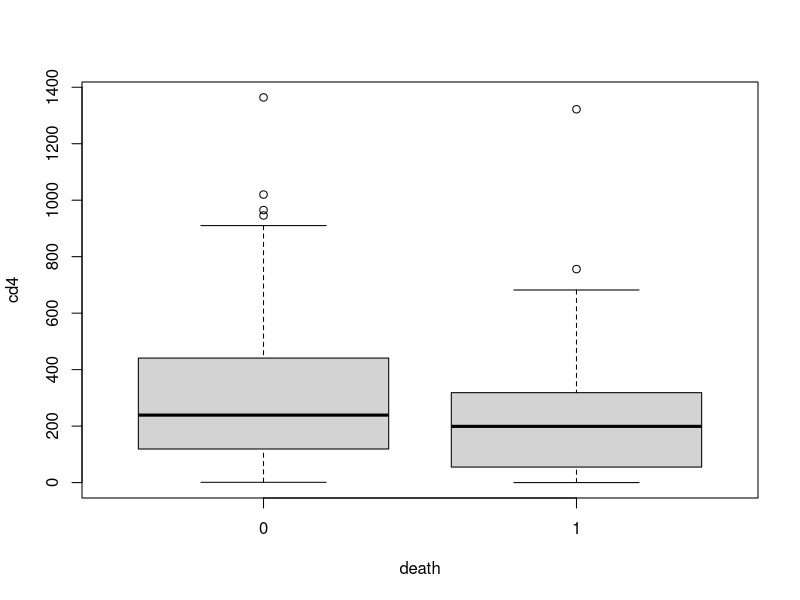
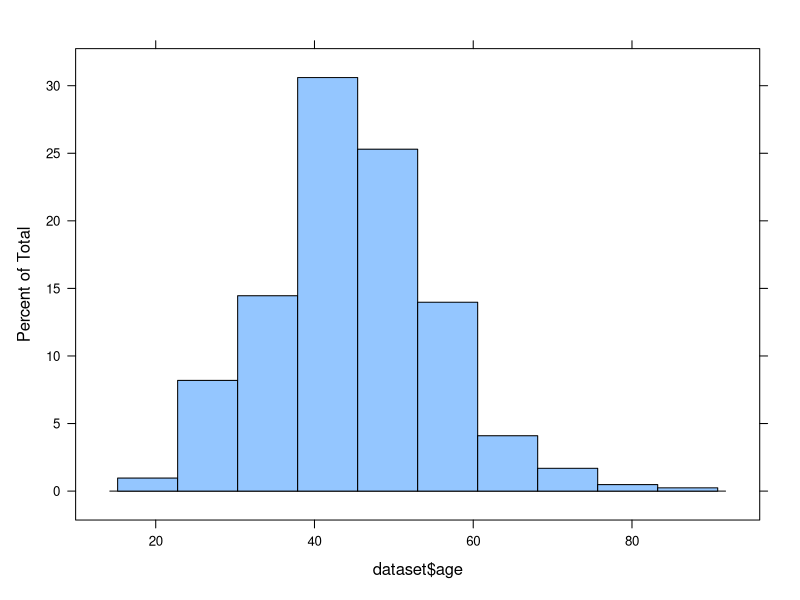
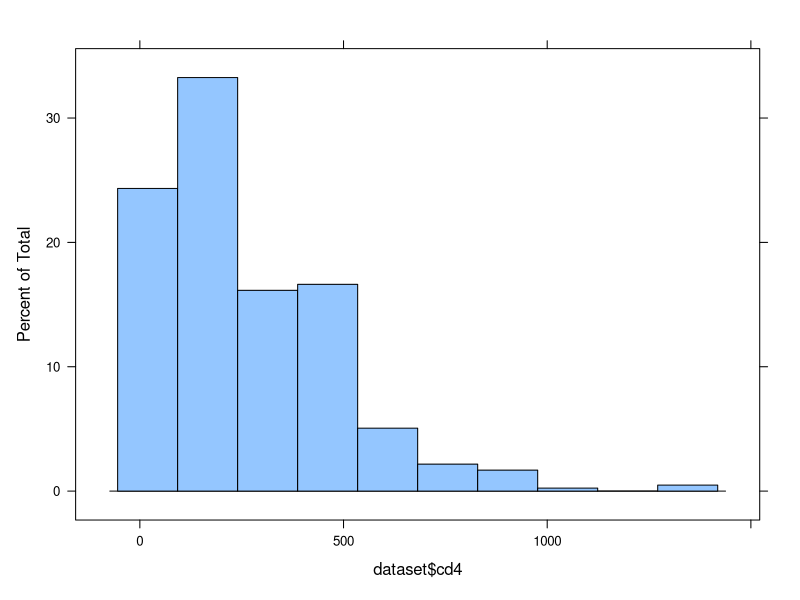

Write R code to recreate these figures, in order. (Note: this script raises an error after producing the figures.)
# Known Issues
# - Multivariable log bionomial models that include smoking throw an error,
#       but univariable models with smoking do not.
# - I need to add robust variance estimation to Poisson model (Model 6).

######### Epidemiologic Methods 3 ##############################################

# Lab 2: Risk Factors for Death after End-Stage Renal Disease in Adults 
#     with HIV in North America

######### Load Packages and Data ###############################################

# Note: If you want to clear all of the objects from your global environment,
# which is like the `clear` command in Stata, remove the next hashtag:
# rm(list = ls())

# Load Packages
# Note: Use install.packages("[name_of_package]") if a package is not installed.
library(tidyverse)
library(haven)
library(lattice)

# Import Data
# Note: The haven package contains several functions that can be used to read
# data generated by other statistical packages, including Stata and SAS.
dataset <- read_dta("2020_Epi753_Lab2.dta")

# Avoid Scientific Notation for Comparability to Stata Output
options(scipen = 9999)

######### At-Home Question 1 ###################################################

# Look for missing values of the risk factor variables
# Note: is.na() returns TRUE/1 if a value is missing and FALSE/0 if a value is
# not missing. We use sum() to count the number of times TRUE/1 is returned.
sum(is.na(dataset$age))
sum(is.na(dataset$sex))
sum(is.na(dataset$black))
sum(is.na(dataset$idu))
sum(is.na(dataset$hcv))
sum(is.na(dataset$hbv))
sum(is.na(dataset$smoking))
sum(is.na(dataset$htn))
sum(is.na(dataset$diabetes))
sum(is.na(dataset$cd4))
sum(is.na(dataset$ud_vl200))
sum(is.na(dataset$art))

# Note: You can use sapply() to loop over all of the variables in a data frame
# and apply a function such as the one above to each of them:
# sapply(dataset, function(x) sum(is.na(x)))

######### At-Home Question 2 ###################################################

# Look at the distribution of CD4 at ESRD by death status
boxplot(cd4 ~ death, data = dataset)

dataset %>% 
    group_by(death) %>%
    summarize(n = n(),
        min = min(cd4),
        median = median(cd4),
        max = max(cd4),
        mean = mean(cd4),
        sd = sd(cd4))

# Note: You can specify plot and axis labels for boxplot():
# boxplot(cd4 ~ death, data = dataset,
#    main = "CD4+ T-Lymphocyte Counts by Vital Status",
#    ylab = expression("CD4+ T-Lymphocyte Count " * (cells/m^3)), 
#    xlab = "Vital Status at End of Follow-up", 
#    names = c("Alive", "Dead"))

######### At-Home Question 5 ###################################################

# Modify the form of the age variable (by making ordinal categories)
dataset <- dataset %>% mutate(age_cat = 
    ifelse(age >= 0  & age < 30, 1,
    ifelse(age >= 30 & age < 40, 2,
    ifelse(age >= 40 & age < 50, 3,
    ifelse(age >= 50 & age < 60, 4,
    ifelse(age >= 60 & age < 70, 5,
    ifelse(age >= 70 & age != ., 6, NA)))))))

# Note: In R, we can use factor() to label categorical values.
dataset$age_cat <- factor(dataset$age_cat, 
    levels = c(1:6), 
    labels = c("<30", 
        "30-39", 
        "40-49", 
        "50-59", 
        "60-69", 
        ">=70"))

addmargins(table(dataset$age_cat))

######### In-Class Question 4 ##################################################

# Number of participants who die after ESRD diagnosis
addmargins(table(dataset$death))

######### In-Class Question 5 ##################################################

# Modify the forms of the risk factor variables
histogram(dataset$age)
dataset <- dataset %>% mutate(age10 = age / 10)

histogram(dataset$cd4)
dataset <- dataset %>% mutate(cd4gte350 = ifelse(cd4 >= 350, 1, 0))

######### In-Class Question 6 ##################################################

# Statistics for a table investigating the correlation between the risk factors 
# and death

# Means
t.test(age ~ death, data = dataset, var.equal = TRUE)

# Proportions
# Note: The mean of a binary variable coded 0/1 is the proportion equal to 1.
dataset %>%
    group_by(death) %>%
    summarize(sex = mean(sex), 
        black = mean(black),
        idu = mean(idu),
        hcv = mean(hcv),
        hbv = mean(hbv),
        smoking = mean(smoking, na.rm = TRUE),
        htn = mean(htn),
        diabetes = mean(diabetes),
        cd4gte350 = mean(cd4gte350),
        ud_vl200 = mean(ud_vl200),
        art = mean(art))

# Table of Counts
addmargins(table(dataset$death, dataset$sex))

# Table of Column Proportions
prop.table(table(dataset$death, dataset$sex), margin = 2)

# Fisher's Exact Test
fisher.test(table(dataset$death, dataset$sex))

######### In-Class Question 7 ##################################################

# Univariable Log Binomial Regression Models
summary(glm(death ~ age10,     data = dataset, family = binomial(link = log)))
summary(glm(death ~ sex,       data = dataset, family = binomial(link = log)))
summary(glm(death ~ black,     data = dataset, family = binomial(link = log)))
summary(glm(death ~ idu,       data = dataset, family = binomial(link = log)))
summary(glm(death ~ hcv,       data = dataset, family = binomial(link = log)))
summary(glm(death ~ hbv,       data = dataset, family = binomial(link = log)))
summary(glm(death ~ smoking,   data = dataset, family = binomial(link = log)))
summary(glm(death ~ htn,       data = dataset, family = binomial(link = log)))
summary(glm(death ~ diabetes,  data = dataset, family = binomial(link = log)))
summary(glm(death ~ cd4gte350, data = dataset, family = binomial(link = log)))
summary(glm(death ~ ud_vl200,  data = dataset, family = binomial(link = log)))
summary(glm(death ~ art,       data = dataset, family = binomial(link = log)))

# Note: In R, if we call glm() but do nothing else, a limited amount of
# information is returned to the console.
glm(death ~ age10, data = dataset, family = binomial(link = log))

# Note: We can enclose glm() within summary() so that more information is
# returned to the console.
summary(glm(death ~ age10, data = dataset, family = binomial(link = log)))

# Note: We can use coef() to return the coefficients, i.e., log relative risks.
coef(glm(death ~ age10, data = dataset, family = binomial(link = log)))

# Note: We can use coef() with exp() to return the exponentiated coefficients, 
# i.e., relative risks.
exp(coef(glm(death ~ age10, data = dataset, family = binomial(link = log))))

######### In-Class Question 8 ##################################################

# Model 1: Multivariable Log Bionomial Regression Model
# glm(death ~ age10 + black + idu + hbv + htn + diabetes + smoking + cd4gte350 + 
#       ud_vl200, data = dataset2, family = binomial(link = "log"))

######### In-Class Question 9 ##################################################

# Model 2: Backwards Step-wise Regression for a Multivariable Logistic 
#     Regression Model

# Note: First, fit a model with all covariates (the starting model).
# start <- glm(death ~ age10 + black + idu + hbv + htn + diabetes + smoking + 
#    cd4gte350 + ud_vl200, data = dataset, family = binomial(link = "log"))

# Note: Second, fit an intercept-only model.
# end <- glm(death ~ 1, data = dataset, family = binomial(link = "log"))

# Note: Finally, we call step() and specify direction = "backward." The stepwise
# regression begins with all covariates and moves towards the 
# intercept-only model.
# step(start, direction = "backward", scope = formula(end))

######### In-Class Question 10 ##################################################

# Model 3: Logistic Regression Model
glm(death ~ age10 + black + idu + hbv + smoking + htn + diabetes + cd4gte350 + 
        ud_vl200, data = dataset, family = binomial(link = "logit"))

######### In-Class Question 11 ##################################################

# Model 5: Model 1 + sex (demonstrating a model that will not converge)
glm(death ~ age10 + black + idu + hbv + smoking + htn + diabetes + cd4gte350 + 
    ud_vl200 + sex, data = dataset, family = binomial(link = "log"))

# Model 6: Model 5 + sex Using a Multivariable Poisson Regression Model
glm(death ~ age10 + black + idu + hbv + smoking + htn + diabetes + cd4gte350 + 
    ud_vl200 + sex, data = dataset, family = poisson(link = "log"))
